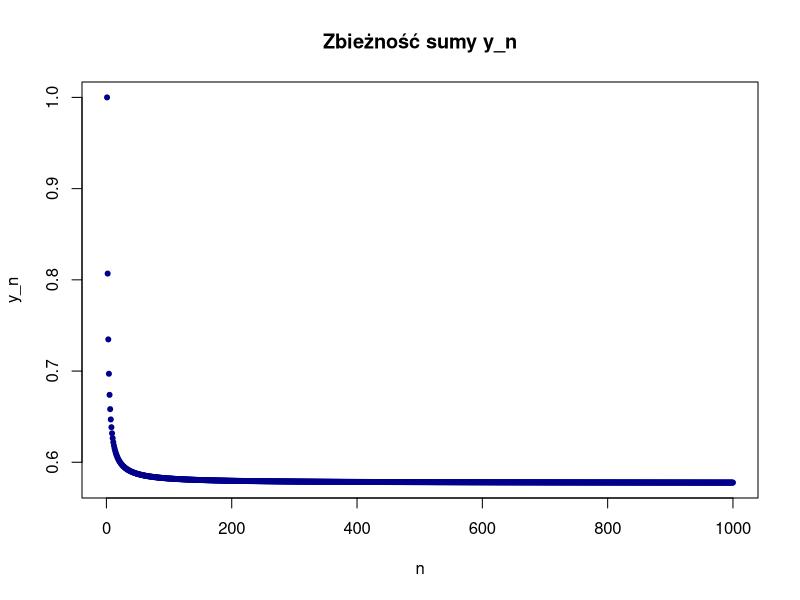
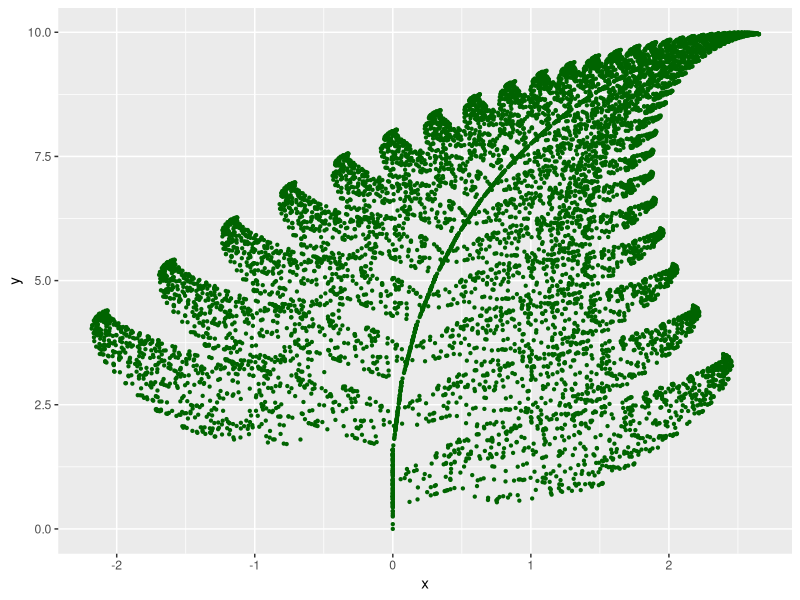
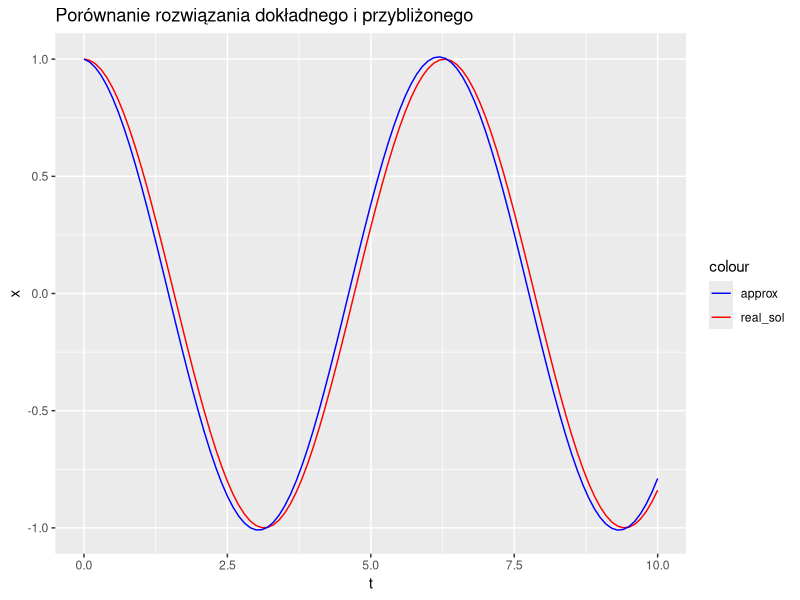
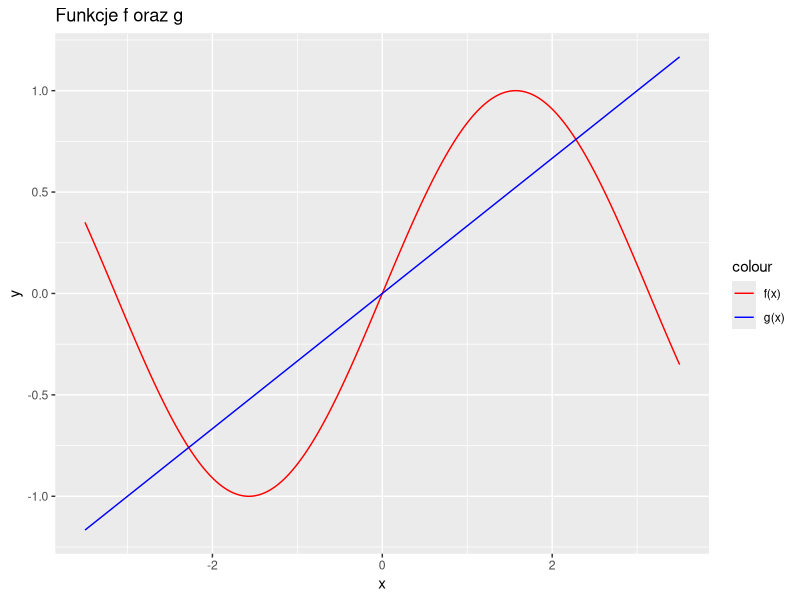

These charts were generated, in order, by the following R code:
## ---- chunk 1
knitr::opts_chunk$set(echo = TRUE, warning=FALSE, message =FALSE)
## ---- chunk 2
n1=50
x_n1=1/(1:n1)
y_n1=sum(x_n1)-log(n1)

n2=100
x_n2=1/(1:n2)
y_n2=sum(x_n2)-log(n2)

n3=1000
x_n3=1/(1:n3)
y_n3=sum(x_n3)-log(n3)

results=list("n=50"=y_n1, "n=100"=y_n2, "n=1000"=y_n3)
results
## ---- chunk 3
y_n=function(n){
  sum(1/(1:n))-log(n)
}

x=1:1000
y=sapply(x, y_n)

plot(x, y,
     type="p",
     col="blue4",
     main="Zbieżność sumy y_n",
     xlab="n",
     ylab="y_n",
     pch=20 #full dots
)
## ---- chunk 4
#1
x=runif(50)

#2
#y=round(x) - it works
y=numeric(50)
y[x>=0.5]=1
y

#3
counter=sum(y)
avg=counter/50
counter
avg

#general case
fun=function(n){
  x_n=runif(n)
  y_n=numeric(n)
  y_n[x_n>=0.5]=1

  results_n=list(one_counter=sum(y_n),  one_to_all_proportion=sum(y_n)/n)
  return(results_n)
}


fun(400)
fun(5000)
fun(200000)
## ---- chunk 5
library("ggplot2")
n=10000

r=sample(x=c(1,2,3,4), size=n, replace=TRUE, prob=c(0.85, 0.07, 0.07, 0.01))

x=numeric(n+1)
y=numeric(n+1)

for (i in 1:n){
  if (r[i]==1){
    x[i+1]=0.85*x[i]+0.04*y[i]
    y[i+1]=-0.04*x[i]+0.85*y[i]+1.6
  }else if (r[i]==2){
    x[i+1]=-0.15*x[i]+0.28*y[i]
    y[i+1]=0.26*x[i]+0.24*y[i]+0.44
  }else if (r[i]== 3){
    x[i+1]=0.2*x[i]-0.26*y[i]
    y[i+1]=0.23*x[i]+0.22*y[i]+1.6
  }else{
    x[i+1]=0
    y[i+1]=0.16*y[i]
  }
}


df=data.frame(x,y)
ggplot(df)+geom_point(aes(x,y), color="darkgreen",size=0.8)

## ---- chunk 6
t_0=0
T=10
N=100
h=(T-t_0)/N
eta=1

diff_eq=function(t,x){
  -5*(x-cos(t))-sin(t)
}

t=seq(t_0, T, length.out=N+1)

x_appr=numeric(N+1)
x_appr[1]=eta

for (k in 1:N){
  x_k=x_appr[k]
  t_k=t_0+h*k
  x_appr[k+1]=x_k+h*diff_eq(t_k,x_k)
}

df=data.frame(t,cos(t))

ggplot(df, aes(x = t, y = cos(t), color="real_sol")) + geom_line()+
  geom_line(aes(x=t, y=x_appr, color="approx"))+
  scale_color_manual(values=c("real_sol"="red", "approx"="blue"))+
  labs(title="Porównanie rozwiązania dokładnego i przybliżonego",x="t", y="x")
## ---- chunk 7
#1
x=seq(-3.5,3.5, length.out=1000)

df=data.frame(x,sin(x))

ggplot(df, aes(x = x, y = sin(x), color="f(x)")) + geom_line()+
  geom_line(aes(x=x, y=x/3, color="g(x)"))+
  scale_color_manual(values=c("f(x)"="red", "g(x)"="blue"))+
  labs(title="Funkcje f oraz g",x="x", y="y")
## ---- chunk 8
#2
library("nleqslv")

dslnex=function(x){
  y=sin(x)-x/3
  y
}

jacdsln=function(x){
  Df=cos(x)-1/3
  Df
}

#punkty startowe - jeden dodatni, jeden ujemny, szacuję na oko za pomocą wykresu
xstart_plus=2.2
xstart_minus=-2.2

rozw_plus=nleqslv(xstart_plus, dslnex, jac=jacdsln, control=list(ftol=1e-12))
rozw_minus=nleqslv(xstart_minus, dslnex, jac=jacdsln, control=list(ftol=1e-12))

rozw_minus$x
rozw_plus$x
